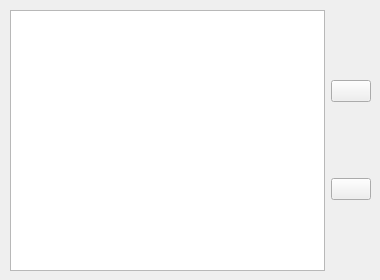
<?xml version="1.0" encoding="UTF-8"?>
<ui version="4.0">
 <class>CategoryList</class>
 <widget class="QWidget" name="CategoryList">
  <property name="geometry">
   <rect>
    <x>0</x>
    <y>0</y>
    <width>380</width>
    <height>280</height>
   </rect>
  </property>
  <property name="windowTitle">
   <string>Form</string>
  </property>
  <widget class="QWidget" name="horizontalLayoutWidget">
   <property name="geometry">
    <rect>
     <x>10</x>
     <y>10</y>
     <width>361</width>
     <height>261</height>
    </rect>
   </property>
   <layout class="QHBoxLayout" name="horizontalLayout">
    <item>
     <widget class="QListWidget" name="listWidget_RecipeCategories">
      <property name="wordWrap">
       <bool>false</bool>
      </property>
      <property name="selectionRectVisible">
       <bool>false</bool>
      </property>
      <property name="sortingEnabled">
       <bool>false</bool>
      </property>
     </widget>
    </item>
    <item>
     <layout class="QVBoxLayout" name="verticalLayout">
      <item>
       <widget class="QPushButton" name="pushButton_AddRecipeCategory">
        <property name="toolTip">
         <string>Eine neue Kategorie hinzufügen.</string>
        </property>
        <property name="text">
         <string/>
        </property>
        <property name="icon">
         <iconset resource="../../Ressources.qrc">
          <normaloff>:/Icon/Ressources/Icons/icons8-add-property-24.png</normaloff>:/Icon/Ressources/Icons/icons8-add-property-24.png</iconset>
        </property>
        <property name="iconSize">
         <size>
          <width>36</width>
          <height>36</height>
         </size>
        </property>
       </widget>
      </item>
      <item>
       <widget class="QPushButton" name="pushButton_RemoveRecipeCategory">
        <property name="toolTip">
         <string>Die ausgewählte Kategorie entfernen.</string>
        </property>
        <property name="text">
         <string/>
        </property>
        <property name="icon">
         <iconset resource="../../Ressources.qrc">
          <normaloff>:/Icon/Ressources/Icons/icons8-remove-property-24.png</normaloff>:/Icon/Ressources/Icons/icons8-remove-property-24.png</iconset>
        </property>
        <property name="iconSize">
         <size>
          <width>36</width>
          <height>36</height>
         </size>
        </property>
       </widget>
      </item>
     </layout>
    </item>
   </layout>
  </widget>
 </widget>
 <resources>
  <include location="../../Ressources.qrc"/>
 </resources>
 <connections/>
</ui>
